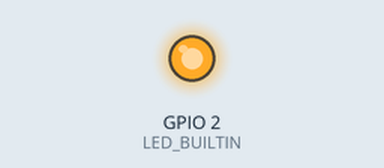
Bench run of a program on a simulated ESP32. On the bench: output pins drawn as LEDs (lit = HIGH). WiFi joins after 1.5 s; servers stay silent unless stated; what the program prints to the serial monitor is not drawn.

Above: at 0.1 s.
At 0.6 s:
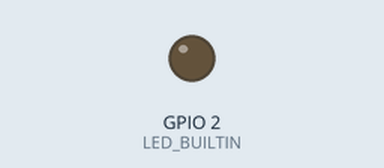
Timing chart, 0 to 2.5 s (numbered marks = the images above):
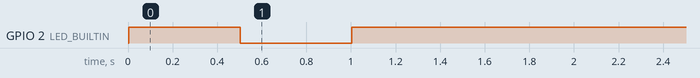

The program:

main.cpp
```cpp
#include <Arduino.h>

#include <WiFi.h>
#include <HTTPClient.h>
#include <ArduinoWebsockets.h>

#define USE_SERIAL Serial
#define USE_WIFI true
#define WEBSOCKET true

using namespace websockets;

WebsocketsClient client;

#if USE_WIFI
#define WIFI_SSID "Diego-XPS"
#define WIFI_PASSWORD "helloGitHub!"

const String SERVER_IP = "54.82.44.87";
const String HTTP_PORT = "3001";

const String motorEndPoint = "http://" + SERVER_IP + ":" + HTTP_PORT + "/api/motor";

HTTPClient http;
#endif


void setup() {
  Serial.begin(115200);

  #if USE_WIFI
  pinMode(LED_BUILTIN, OUTPUT);
  WiFi.begin(WIFI_SSID, WIFI_PASSWORD);
  Serial.println("Connecting to Wi-Fi");

  while (WiFi.status() != WL_CONNECTED) {
    Serial.print(".");
    digitalWrite(LED_BUILTIN, !digitalRead(LED_BUILTIN));
    delay(500);
  }
  Serial.print("\nConnected to WiFi as ");
  Serial.println(WiFi.localIP());
  digitalWrite(LED_BUILTIN, HIGH);

  #if WEBSOCKET
  // WEBSOCKET

  Serial.println("Connecting to WebSocket");

  String URL("ws://192.168.0.141:8080/");


  while(!client.available())
  {
    client.connect(URL);
    Serial.print('.');
    delay(500);
  }
  Serial.print("\nConnected to WebSocket!");

  client.onMessage([&](WebsocketsMessage message)
  {
    Serial.print("Got Message: ");
    Serial.println(message.data());
  });

  client.send("Hiiii!");

  #endif
  #endif
}

void loop() {
  client.poll();
}
```
